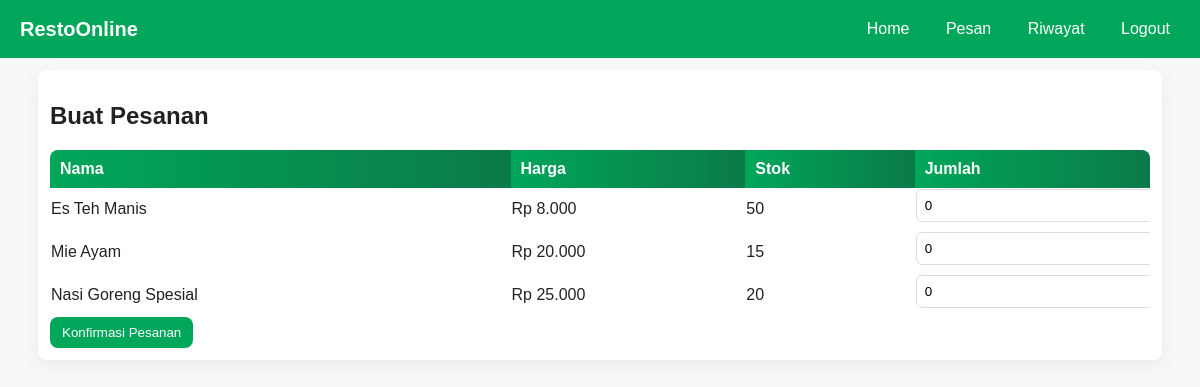
/pelanggan/orders_create.php (signed in), run on the app's committed database.
### tables this page shows
CREATE TABLE menu (
  id INT AUTO_INCREMENT PRIMARY KEY,
  kode VARCHAR(30) NOT NULL UNIQUE,
  nama VARCHAR(150) NOT NULL,
  kategori_id INT,
  harga DECIMAL(12,2) NOT NULL,
  stok INT DEFAULT 0,
  deskripsi TEXT,
  gambar VARCHAR(255),
  created_at TIMESTAMP DEFAULT CURRENT_TIMESTAMP,
  FOREIGN KEY (kategori_id) REFERENCES kategori(id) ON DELETE SET NULL
);

### pelanggan/orders_create.php (the view)
<?php require_once __DIR__.'/../inc/functions.php'; require_role(['pelanggan']); $user=current_user(); $menu_res=$conn->query('SELECT * FROM menu WHERE stok>0 ORDER BY nama'); $errors=[]; if($_SERVER['REQUEST_METHOD']==='POST'){ $items = $_POST['items'] ?? []; $total=0; $selected=[]; foreach($items as $menu_id=>$qty){ $menu_id=intval($menu_id); $qty=intval($qty); if($qty<=0) continue; $stmt=$conn->prepare('SELECT id,nama,harga,stok FROM menu WHERE id=?'); $stmt->bind_param('i',$menu_id); $stmt->execute(); $m=$stmt->get_result()->fetch_assoc(); if(!$m) continue; if($qty>$m['stok']) $errors[]='Stok untuk '.htmlspecialchars($m['nama']).' tidak cukup.'; $subtotal = $m['harga']*$qty; $selected[]=['menu'=>$m,'qty'=>$qty,'subtotal'=>$subtotal]; $total+=$subtotal; } if(empty($selected)) $errors[]='Pilih minimal 1 item.'; if(empty($errors)){ $order_code='ORD'.time().rand(100,999); $stmt=$conn->prepare('INSERT INTO transaksi (order_code,user_id,status,total) VALUES (?,?,"pending",?)'); $stmt->bind_param('sid',$order_code,$user['id'],$total); $stmt->execute(); $order_id=$stmt->insert_id; foreach($selected as $it){ $stmt=$conn->prepare('INSERT INTO detail_transaksi (transaksi_id,menu_id,harga,qty,subtotal) VALUES (?,?,?,?,?)'); $stmt->bind_param('iiidi',$order_id,$it['menu']['id'],$it['menu']['harga'],$it['qty'],$it['subtotal']); $stmt->execute(); $stmt2=$conn->prepare('UPDATE menu SET stok=stok-? WHERE id=?'); $stmt2->bind_param('ii',$it['qty'],$it['menu']['id']); $stmt2->execute(); } flash('msg','Order berhasil: '.$order_code); header('Location:/restoran_fix_v2/pelanggan/my_orders.php'); exit; } } ?>
<!doctype html><html><head><meta charset="utf-8"><title>Buat Pesanan</title><link rel="stylesheet" href="/restoran_fix_v2/assets/css/style.css"></head><body><?php include __DIR__.'/../_nav.php'; ?><div class="container card"><h2>Buat Pesanan</h2><?php if($errors) echo '<div class="alert">'.implode('<br>',$errors).'</div>'; ?><form method="post"><table><thead><tr><th>Nama</th><th>Harga</th><th>Stok</th><th>Jumlah</th></tr></thead><tbody><?php while($m=$menu_res->fetch_assoc()): ?><tr><td><?=htmlspecialchars($m['nama'])?></td><td>Rp <?=number_format($m['harga'],0,',','.')?></td><td><?=$m['stok']?></td><td><input type="number" name="items[<?=$m['id']?>]" value="0" min="0" max="<?=$m['stok']?>"></td></tr><?php endwhile; ?></tbody></table><button class="btn" type="submit">Konfirmasi Pesanan</button></form></div></body></html>

### assets/css/style.css (style rules this page uses)
:root { --green:#00a65a;--green-dark:#0b7a49;--bg:#f7f9f8;--card:#fff }
body { font-family:Arial,Helvetica,sans-serif;background:var(--bg);margin:0;color:#222 }
.container { max-width:1100px;margin:20px auto;padding:12px }
.card { background:var(--card);padding:12px;border-radius:8px;box-shadow:0 6px 18px rgba(0,0,0,0.06);margin-top:12px }
.btn { background:var(--green);color:#fff;padding:8px 12px;border-radius:8px;border:none;text-decoration:none;display:inline-block }
table { width:100%;border-collapse:collapse;margin-top:12px;background:var(--card);border-radius:8px;overflow:hidden }
table th { background:linear-gradient(90deg,var(--green),var(--green-dark));color:#fff;padding:10px;text-align:left }
input,textarea,select { width:100%;padding:8px;border:1px solid #ddd;border-radius:6px;margin-bottom:8px }

### data on the page
menu: nama "Es Teh Manis", harga "8.000", stok "50"
menu: nama "Mie Ayam", harga "20.000", stok "15"
menu: nama "Nasi Goreng Spesial", harga "25.000", stok "20"
